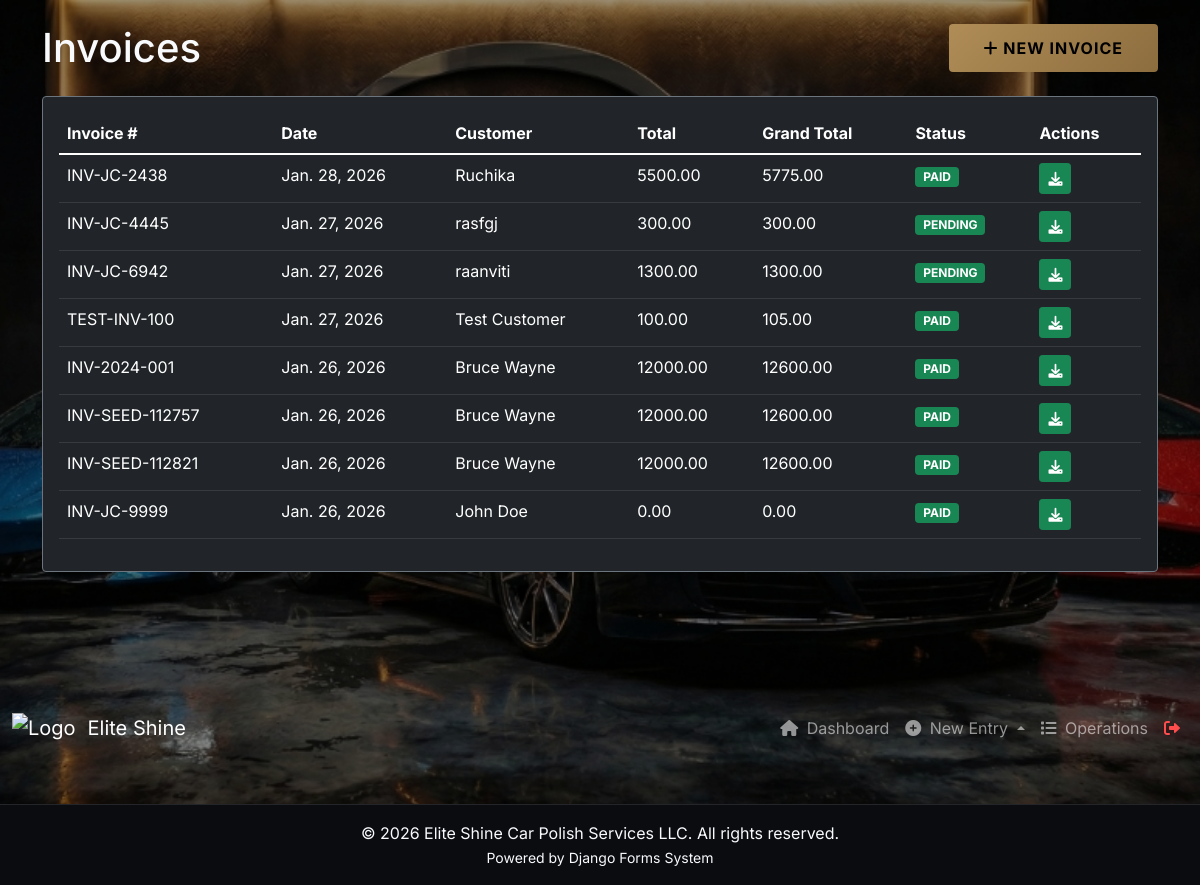
/forms/invoices/, run on the app's committed database.
### Bankend/invoices/models.py (models this page shows, shortened)
class Invoice(models.Model):
    ORDER_STATUS_CHOICES = [
        ('PAID', 'Paid'),
        ('PENDING', 'Pending'),
        ('CANCELLED', 'Cancelled'),
    ]
    job_card = models.OneToOneField(JobCard, on_delete=models.SET_NULL, null=True, blank=True, related_name='invoice')
    invoice_number = models.CharField(max_length=50, unique=True)
    date = models.DateField()
    customer_name = models.CharField(max_length=255)
    customer_trn = models.CharField(max_length=50, blank=True, verbose_name="Customer TRN")
    items = models.TextField(help_text="format: item|qty|price per line")
    total_amount = models.DecimalField(max_digits=10, decimal_places=2)
    vat_amount = models.DecimalField(max_digits=10, decimal_places=2)
    grand_total = models.DecimalField(max_digits=10, decimal_places=2)
    advance_paid = models.DecimalField(max_digits=10, decimal_places=2, default=0, help_text="Total advance payments received")
    balance_due = models.DecimalField(max_digits=10, decimal_places=2, default=0, help_text="Remaining balance after advances")
    payment_status = models.CharField(max_length=50, choices=ORDER_STATUS_CHOICES, default='PENDING')
    department_ref = models.ForeignKey('hr.Department', on_delete=models.SET_NULL, null=True, blank=True, related_name='invoices')
    department = models.CharField(max_length=50, choices=[
        ('MARKETING', 'Marketing'),
        ('OPERATIONS', 'Operations'),
        ('HR', 'HR & Visa'),
        ('INVENTORY', 'Inventory'),
        ('GENERAL', 'General & Admin'),
    ], default='OPERATIONS') # Legacy
    finance_transaction = models.OneToOneField(
        'finance.Transaction',
        on_delete=models.SET_NULL,
        null=True,
        blank=True,
        related_name='related_invoice'
    )
    signature_data = models.TextField(null=True, blank=True)
    created_at = models.DateTimeField(auto_now_add=True)

### Bankend/invoices/views.py (the view)
# urls.py: path('', views.invoice_list, name='invoice_list'),
def invoice_list(request):
    invoices = Invoice.objects.all().order_by('-date')
    return render(request, 'forms/invoice_list.html', {'invoices': invoices})

### Bankend/templates/forms/invoice_list.html (shortened to what this page needs)
{% extends 'base.html' %}
{% block content %}
<div class="container">
    <div class="d-flex justify-content-between align-items-center mb-4">
        <h1 class="mb-0">Invoices</h1>
        <a href="{% url 'invoice_create' %}" class="btn btn-primary">
            <i class="fas fa-plus"></i> New Invoice
        </a>
    </div>
    <div class="card bg-dark text-white border-secondary">
        <div class="card-body">
            <div class="table-responsive">
                <table class="table table-dark table-hover">
                    <thead class="table-header">
                        <tr>
                            <th>Invoice #</th>
                            <th>Date</th>
                            <th>Customer</th>
                            <th>Total</th>
                            <th>Grand Total</th>
                            <th>Status</th>
                            <th>Actions</th>
                        </tr>
                    </thead>
                    <tbody>
                        {% for invoice in invoices %}
                        <tr>
                            <td>{{ invoice.invoice_number }}</td>
                            <td>{{ invoice.date }}</td>
                            <td>{{ invoice.customer_name }}</td>
                            <td>{{ invoice.total_amount }}</td>
                            <td>{{ invoice.grand_total }}</td>
                            <td><span class="badge bg-success">{{ invoice.payment_status }}</span></td>
                            <td>
                                <a href="{% url 'generate_pdf' 'invoice' invoice.id %}" class="btn btn-sm btn-success">
                                    <i class="fas fa-download"></i>
                                </a>
                            </td>
                        </tr>
                        {% empty %}
                        <tr>
                            <td colspan="7" class="text-center py-4">No invoices found.</td>
                        </tr>
                        {% endfor %}
                    </tbody>
                </table>
            </div>
        </div>
    </div>
</div>
{% endblock %}

### Bankend/templates/base.html (style rules this page uses)
:root { --glass: rgba(15, 23, 42, 0.7); --glass-border: rgba(255, 255, 255, 0.1); --gold: #b08d57; --accent: #6366f1; }
body { background: url('/static/images/bg.jpg') no-repeat center center fixed; background-size: cover; color: #f8fafc; font-family: 'Inter', sans-serif; min-height: 100vh; display: flex; flex-direction: column; overflow-x: hidden; }
body::before { content: ''; position: fixed; top: 0; left: 0; right: 0; bottom: 0; background: rgba(0, 0, 0, 0.4); z-index: -1; }
.btn-primary { background: linear-gradient(135deg, var(--gold) 0%, #8c6d3e 100%); border: none; color: #000; font-weight: 700; padding: 12px 35px; text-transform: uppercase; letter-spacing: 1px; transition: transform 0.2s; }

### data on the page
Invoice: invoice_number "INV-JC-2438", date "Jan. 28, 2026", customer_name "Ruchika", total_amount "5500.00", grand_total "5775.00", payment_status "PAID"
Invoice: invoice_number "INV-JC-4445", date "Jan. 27, 2026", customer_name "rasfgj", total_amount "300.00", grand_total "300.00", payment_status "PENDING"
Invoice: invoice_number "INV-JC-6942", date "Jan. 27, 2026", customer_name "raanviti", total_amount "1300.00", grand_total "1300.00", payment_status "PENDING"
Invoice: invoice_number "TEST-INV-100", date "Jan. 27, 2026", customer_name "Test Customer", total_amount "100.00", grand_total "105.00", payment_status "PAID"
Invoice: invoice_number "INV-2024-001", date "Jan. 26, 2026", customer_name "Bruce Wayne", total_amount "12000.00", grand_total "12600.00", payment_status "PAID"
Invoice: invoice_number "INV-SEED-112757", date "Jan. 26, 2026", customer_name "Bruce Wayne", total_amount "12000.00", grand_total "12600.00", payment_status "PAID"
Invoice: invoice_number "INV-SEED-112821", date "Jan. 26, 2026", customer_name "Bruce Wayne", total_amount "12000.00", grand_total "12600.00", payment_status "PAID"
Invoice: invoice_number "INV-JC-9999", date "Jan. 26, 2026", customer_name "John Doe", total_amount "0.00", grand_total "0.00", payment_status "PAID"
